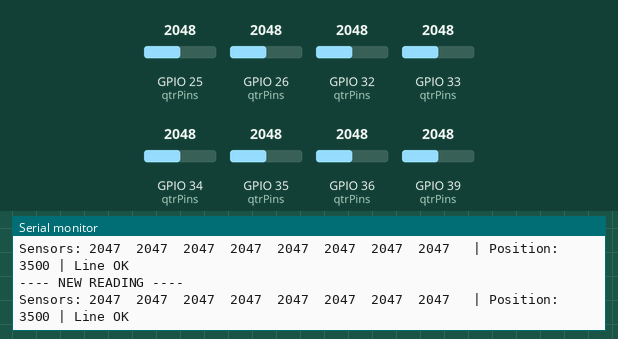
Bench run of a sketch on a simulated ESP32. On the bench: the last lines printed to the serial monitor. The test bench sets the inputs (shaded band); at power-on: GPIO 25 (qtrPins) = 2048, GPIO 26 (qtrPins) = 2048, GPIO 32 (qtrPins) = 2048, GPIO 33 (qtrPins) = 2048, GPIO 34 (qtrPins) = 2048, GPIO 35 (qtrPins) = 2048, GPIO 36 (qtrPins) = 2048, GPIO 39 (qtrPins) = 2048.

Above: at 6.7 s.
6.8 s: GPIO 25 (qtrPins) set to 2866
At 7.11 s:
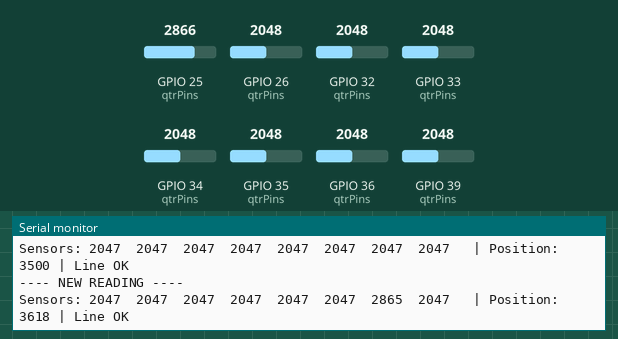
8.3 s: GPIO 26 (qtrPins) set to 2866
At 8.36 s:
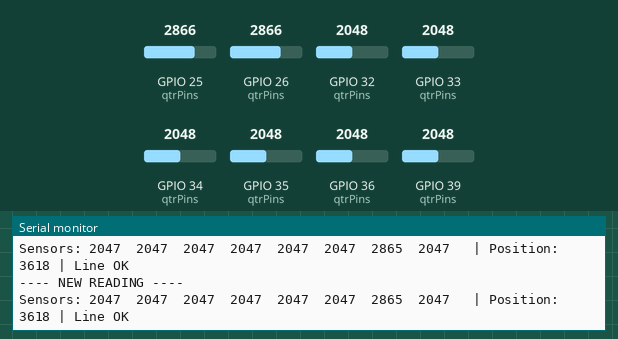
9.8 s: GPIO 32 (qtrPins) set to 2866
At 9.81 s:
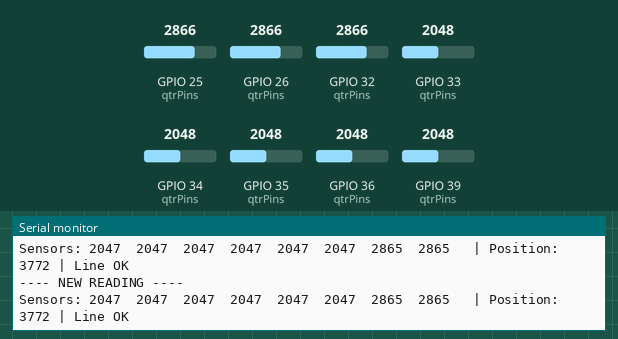
11.3 s: GPIO 33 (qtrPins) set to 2866
At 11.47 s:
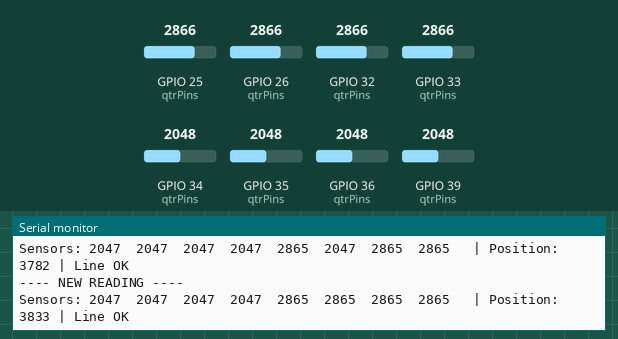
12.8 s: GPIO 34 (qtrPins) set to 2866
At 12.92 s:
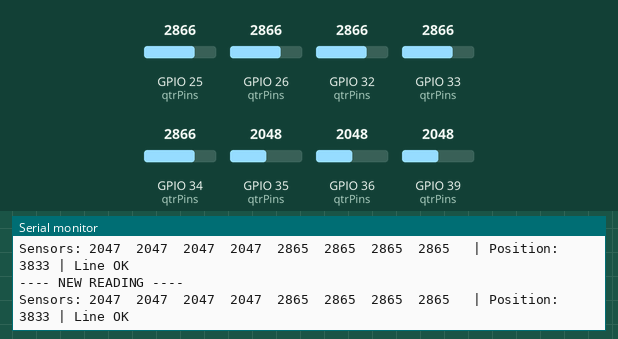
14.3 s: GPIO 35 (qtrPins) set to 2866
At 14.37 s:
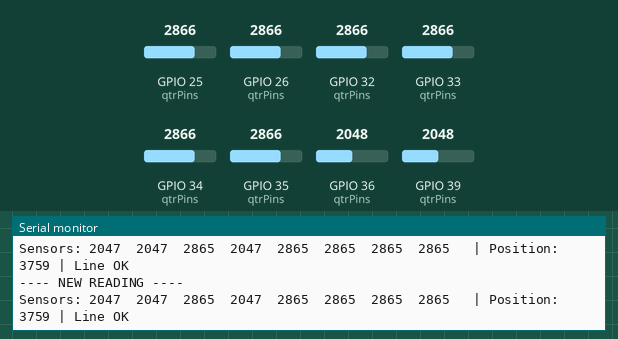

Measured:
- after the input at 6.8 s, the serial monitor: prints a new line after 0.16 s (image 1)
- after the input at 11.3 s, the serial monitor: prints a new line at once (image 4)

The sketch:

sketch_mar23a_copy_20260324182837.ino
```cpp
#include <QTRSensors.h>

// ---------------- CONFIG ----------------
#define SENSOR_COUNT 8
#define LINE_THRESHOLD 200

QTRSensors qtr;
uint16_t sensorValues[SENSOR_COUNT];

// ESP32 ADC pins (safe ones)
const uint8_t qtrPins[SENSOR_COUNT] = {36, 39, 34, 35, 32, 33, 25, 26};

// ---------------- SETUP ----------------
void setup() {
  Serial.begin(115200);
  delay(1000); // allow serial to start

  Serial.println("ESP32 STARTED");

  qtr.setTypeAnalog();
  qtr.setSensorPins(qtrPins, SENSOR_COUNT);

  // 🔥 CALIBRATION
  Serial.println("Calibrating sensors...");
  for (int i = 0; i < 100; i++) {
    qtr.calibrate();
    delay(20);
  }
  Serial.println("Calibration done!");
}

// ---------------- LOOP ----------------
void loop() {

  Serial.println("---- NEW READING ----");

  // Read raw values
  qtr.read(sensorValues);

  // Print raw sensor values
  Serial.print("Sensors: ");
  for (int i = 0; i < SENSOR_COUNT; i++) {
    Serial.print(sensorValues[i]);
    Serial.print("\t");
  }

  // Calculate position (0 to 7000)
  uint16_t position = qtr.readLineBlack(sensorValues);

  Serial.print(" | Position: ");
  Serial.print(position);

  // ---------------- LINE DETECTION ----------------
  bool lineDetected = false;

  for (int i = 0; i < SENSOR_COUNT; i++) {
    if (sensorValues[i] > LINE_THRESHOLD) {
      lineDetected = true;
      break;
    }
  }

  if (!lineDetected) {
    Serial.print(" | Line LOST");
  } else {
    Serial.print(" | Line OK");
  }

  Serial.println();

  delay(200);
}
```
